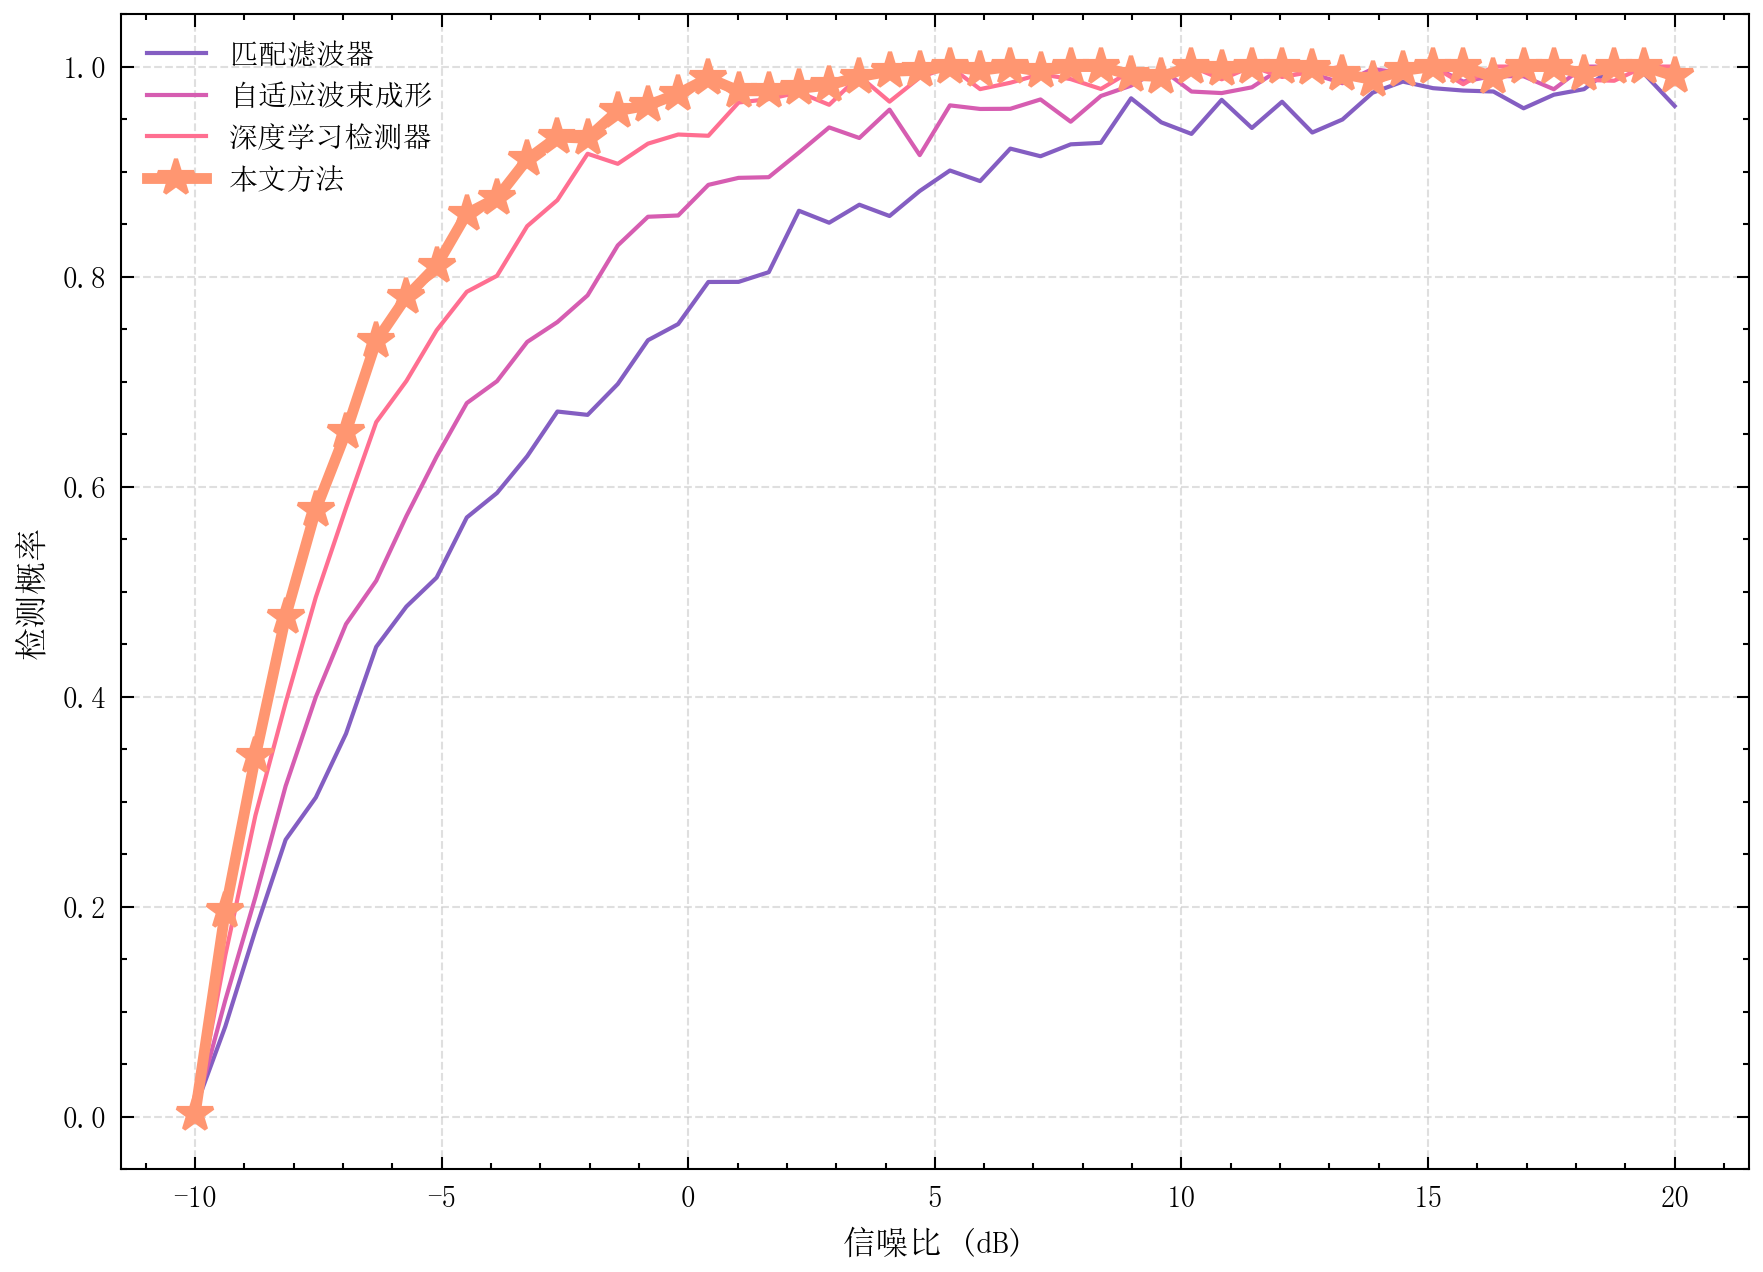

The Python source for this figure:
"""
01_multi_line.py — 多线对比图

展示 SciPlot 的 plot_multi() 功能：4 种算法在不同信噪比下的检测性能对比。
使用 pastel 配色，Nature 默认样式，中文标签。
"""

import numpy as np
import sciplot as sp

# 可复现随机种子
np.random.seed(42)

# ── 数据生成 ──────────────────────────────────────────────────
# 模拟 4 种目标检测算法在不同信噪比 (SNR) 下的检测概率
snr_db = np.linspace(-10, 20, 50)  # 信噪比范围 -10 ~ 20 dB

# 算法 A：传统匹配滤波器 — 基线性能
base_a = 1 - np.exp(-0.15 * (snr_db + 10))
perf_a = base_a + np.random.normal(0, 0.015, len(snr_db))
perf_a = np.clip(perf_a, 0, 1)

# 算法 B：自适应波束成形 — 中等提升
base_b = 1 - np.exp(-0.20 * (snr_db + 10))
perf_b = base_b + np.random.normal(0, 0.012, len(snr_db))
perf_b = np.clip(perf_b, 0, 1)

# 算法 C：深度学习检测器 — 高性能
base_c = 1 - np.exp(-0.28 * (snr_db + 10))
perf_c = base_c + np.random.normal(0, 0.010, len(snr_db))
perf_c = np.clip(perf_c, 0, 1)

# 算法 D：本文方法 — 最优
base_d = 1 - np.exp(-0.35 * (snr_db + 10))
perf_d = base_d + np.random.normal(0, 0.008, len(snr_db))
perf_d = np.clip(perf_d, 0, 1)

# ── 绘图 ──────────────────────────────────────────────────────
fig, ax = sp.plot_multi(
    snr_db,
    [perf_a, perf_b, perf_c, perf_d],
    labels=["匹配滤波器", "自适应波束成形", "深度学习检测器", "本文方法"],
    xlabel="信噪比 (dB)",
    ylabel="检测概率",
    palette="pastel",
    highlight_last=True,   # 本文方法加粗 + 星形标记
)
ax.grid(True, linestyle="--", alpha=0.4)  # 浅网格辅助读数

# ── 保存 ──────────────────────────────────────────────────────
sp.save(fig, "showcase/01_multi_line", formats=("png",), dpi=300)
